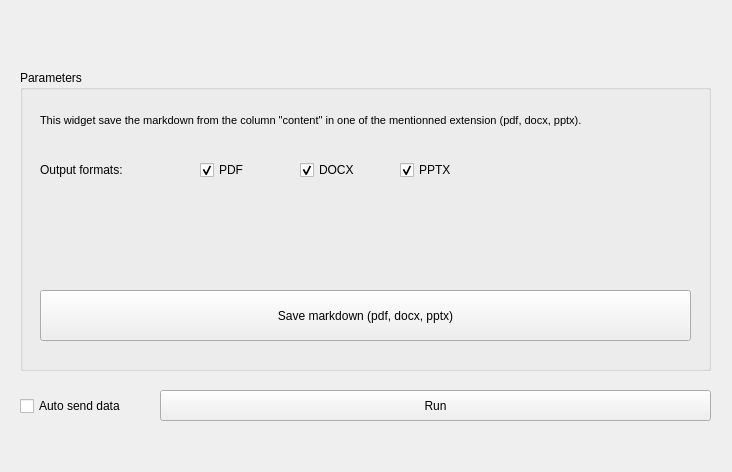
<?xml version="1.0" encoding="UTF-8"?>
<ui version="4.0">
 <class>Form</class>
 <widget class="QWidget" name="Form">
  <property name="geometry">
   <rect>
    <x>0</x>
    <y>0</y>
    <width>732</width>
    <height>472</height>
   </rect>
  </property>
  <property name="windowTitle">
   <string>Export markdown</string>
  </property>
  <widget class="QGroupBox" name="groupBox">
   <property name="geometry">
    <rect>
     <x>20</x>
     <y>70</y>
     <width>691</width>
     <height>301</height>
    </rect>
   </property>
   <property name="title">
    <string>Parameters</string>
   </property>
   <widget class="QLabel" name="Description">
    <property name="geometry">
     <rect>
      <x>20</x>
      <y>30</y>
      <width>651</width>
      <height>41</height>
     </rect>
    </property>
    <property name="sizePolicy">
     <sizepolicy hsizetype="Maximum" vsizetype="Expanding">
      <horstretch>0</horstretch>
      <verstretch>0</verstretch>
     </sizepolicy>
    </property>
    <property name="font">
     <font>
      <pointsize>8</pointsize>
     </font>
    </property>
    <property name="text">
     <string>&lt;html&gt;&lt;head/&gt;&lt;body&gt;&lt;p align=&quot;justify&quot;&gt;This widget save the markdown from the column &amp;quot;content&amp;quot; in one of the mentionned extension (pdf, docx, pptx).&lt;/p&gt;&lt;/body&gt;&lt;/html&gt;</string>
    </property>
    <property name="wordWrap">
     <bool>true</bool>
    </property>
   </widget>
   <widget class="QLabel" name="outputFormatsLabel">
    <property name="geometry">
     <rect>
      <x>20</x>
      <y>90</y>
      <width>151</width>
      <height>20</height>
     </rect>
    </property>
    <property name="text">
     <string>Output formats:</string>
    </property>
   </widget>
   <widget class="QCheckBox" name="checkBox_pdf">
    <property name="geometry">
     <rect>
      <x>180</x>
      <y>90</y>
      <width>91</width>
      <height>20</height>
     </rect>
    </property>
    <property name="text">
     <string>PDF</string>
    </property>
    <property name="checked">
     <bool>true</bool>
    </property>
   </widget>
   <widget class="QCheckBox" name="checkBox_docx">
    <property name="geometry">
     <rect>
      <x>280</x>
      <y>90</y>
      <width>91</width>
      <height>20</height>
     </rect>
    </property>
    <property name="text">
     <string>DOCX</string>
    </property>
    <property name="checked">
     <bool>true</bool>
    </property>
   </widget>
   <widget class="QCheckBox" name="checkBox_pptx">
    <property name="geometry">
     <rect>
      <x>380</x>
      <y>90</y>
      <width>91</width>
      <height>20</height>
     </rect>
    </property>
    <property name="text">
     <string>PPTX</string>
    </property>
    <property name="checked">
     <bool>true</bool>
    </property>
   </widget>
   <widget class="QPushButton" name="saveButton">
    <property name="geometry">
     <rect>
      <x>20</x>
      <y>220</y>
      <width>651</width>
      <height>51</height>
     </rect>
    </property>
    <property name="text">
     <string>Save markdown (pdf, docx, pptx)</string>
    </property>
   </widget>
  </widget>
  <widget class="QCheckBox" name="checkBox_send">
   <property name="enabled">
    <bool>true</bool>
   </property>
   <property name="geometry">
    <rect>
     <x>20</x>
     <y>396</y>
     <width>121</width>
     <height>20</height>
    </rect>
   </property>
   <property name="text">
    <string>Auto send data</string>
   </property>
  </widget>
  <widget class="QPushButton" name="pushButton_send">
   <property name="enabled">
    <bool>true</bool>
   </property>
   <property name="geometry">
    <rect>
     <x>160</x>
     <y>390</y>
     <width>551</width>
     <height>31</height>
    </rect>
   </property>
   <property name="text">
    <string>Run</string>
   </property>
  </widget>
 </widget>
 <resources/>
 <connections/>
</ui>
